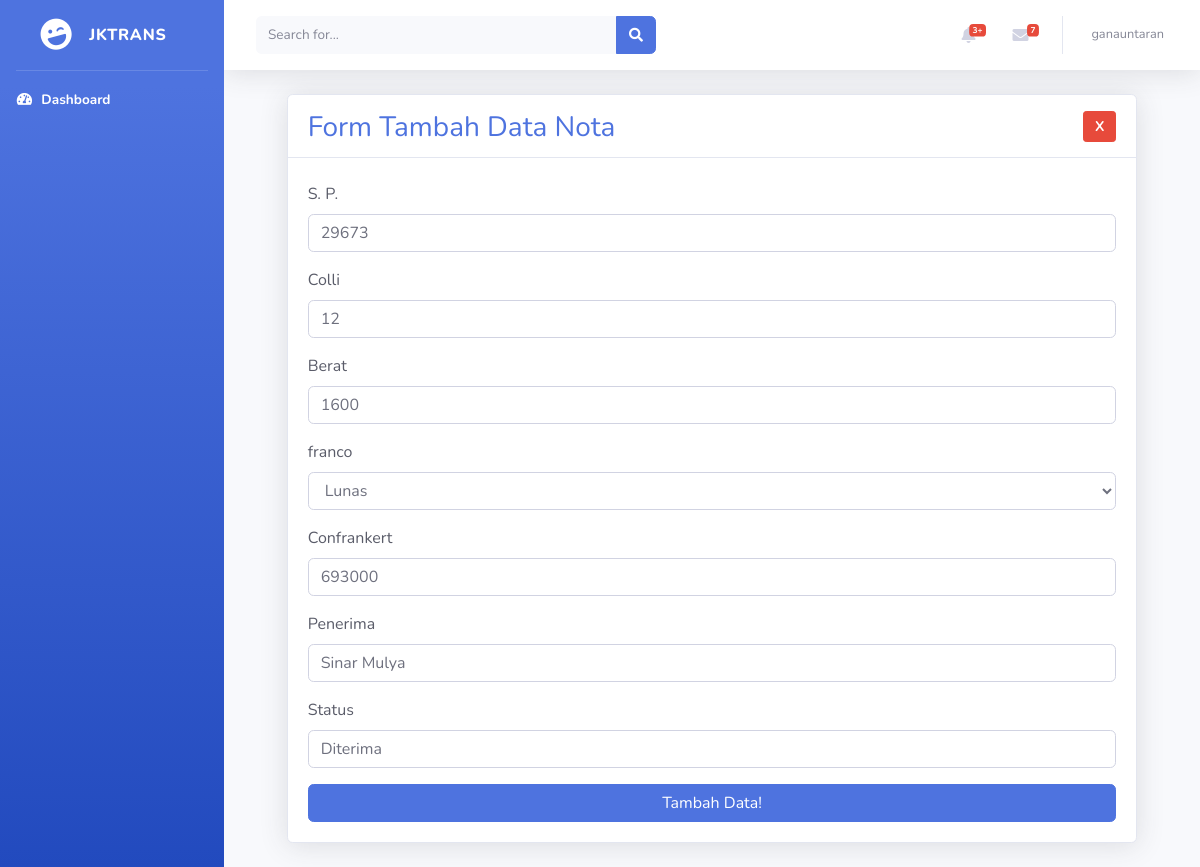
/edit.php?id=3 (signed in), run on the app's committed database.
### tables this page shows
CREATE TABLE `note` (
  `id` int(11) NOT NULL,
  `sp` varchar(6) NOT NULL,
  `colli` varchar(11) NOT NULL,
  `berat` float NOT NULL,
  `franco` tinyint(1) NOT NULL,
  `confrankert` float NOT NULL,
  `penerima` varchar(255) NOT NULL,
  `status` varchar(255) NOT NULL
);

### edit.php (the view, shortened to what this page needs)
<?php
include "header.php";
?>
                <div class="container-fluid">
                <div class="card shadow mb-4 col-11 mx-auto">
                <div class="row">
                        <div class="card-header col-12 bg-white my-1">
                            <h3 class="mb-0 d-inline text-primary">Form Tambah Data Nota</h3>
                            <a href="tables.php" type="submit" class="btn float-right btn-sm btn-danger" style="width:33px; font-weight:bold;">X</a>
                        </div>
                        <div class="card-body">
                        <?php
                            include "connection.php";
                            $id = $_GET["id"];
                            $query = "SELECT * FROM note WHERE id='$id' ";
                            $row = mysqli_query($connect, $query);
                            while($data = mysqli_fetch_array($row))
                            {
                        ?>
                        <form method="post" action="update.php">
                            <div class="form-group">
                                <label class="text-dark" for="sp">S. P.</label>
                                <input class="form-control" type="text" name="sp" value="<?= $data['sp'];  ?>" id="sp">
                            </div>
                            <div class="form-group">
                                <label class="text-dark" for="colli">Colli</label>
                                <input class="form-control" type="text" name="colli" value="<?= $data['colli'];  ?>" id="colli">
                            </div>
                            <div class="form-group">
                                <label class="text-dark" for="berat">Berat</label>
                                <input class="form-control" type="text" name="berat" value="<?= $data['berat'];  ?>" id="berat">
                            </div>
                            <div class="form-group">
                                <label class="text-dark" for="franco">franco</label>
                                <select class="form-control" type="text" name="franco" value="<?= $data['franco'];  ?>" id="franco">
                                    <option value="1" <?= ($data['franco'] == 0 ) ? 'selected' : '' ?>>Lunas</option>
                                </select>
                            </div>
                            <div class="form-group">
                                <label class="text-dark" for="confrankert">Confrankert</label>
                                <input class="form-control" type="number" name="confrankert" value="<?= $data['confrankert'];  ?>" id="confrankert">
                            </div>
                            <div class="form-group">
                                <label class="text-dark" for="penerima">Penerima</label>
                                <input class="form-control" type="text" name="penerima" value="<?= $data['penerima'];  ?>" id="penerima">
                            </div>
                            <div class="form-group">
                                <label class="text-dark" for="status">Status</label>
                                <input class="form-control" type="text" name="status" value="<?= $data['status'];  ?>" id="status">
                            </div>
                            <button type="submit" class="btn btn-primary col-lg-12">Tambah Data!</button>
                        </form>
                        <?php
                            }
                        ?>
                    </div>
                </div>
            </div>
        </div>
        <?php
include "footer.php";
?>

### data on the page
note: sp "29673", colli "12", berat "1600", franco "Lunas", confrankert "693000", penerima "Sinar Mulya", status "Diterima"

### other printed values
$username "ganauntaran"
